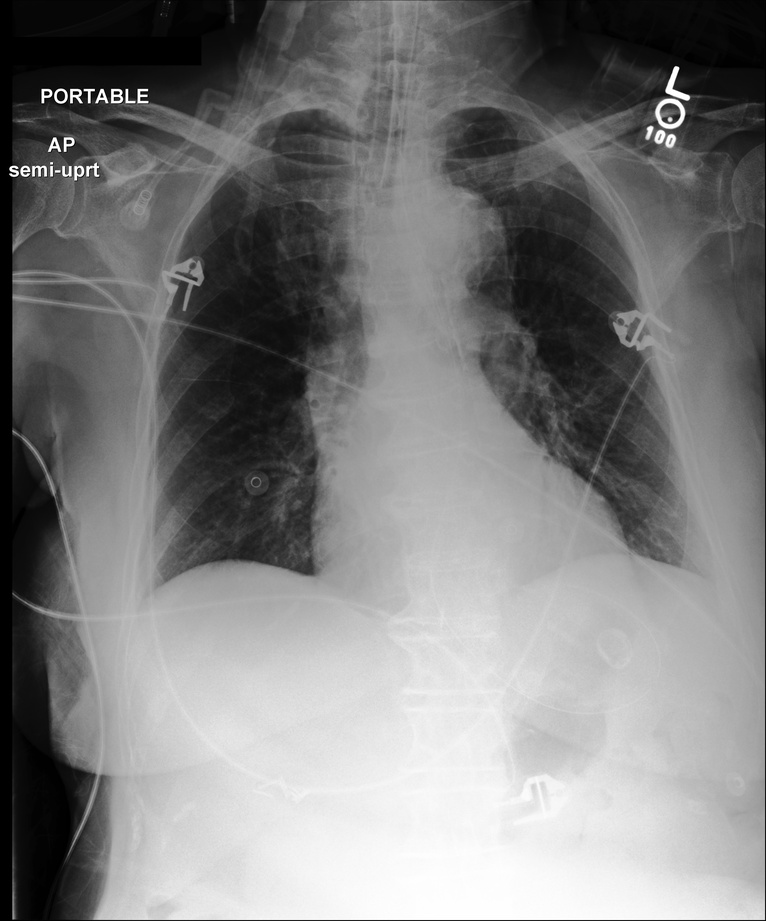
#> input picture 27cvpr/ppt/scripts/appendix_fig1_v1/assets/case_a_current_cxr.jpg, 766 x 921 px, shrunk from 2544 x 3056 before the run
$ python build.py
#> lines starting #> are read from the running program, lines starting #| are printed output that depends on the picture
from __future__ import annotations

import argparse
from pathlib import Path

import matplotlib.pyplot as plt
import numpy as np
from matplotlib.lines import Line2D
from matplotlib.patches import FancyArrowPatch, Rectangle
from PIL import Image


SCRIPT_DIR = Path(__file__).resolve().parent
ASSETS = SCRIPT_DIR / "assets"
DEFAULT_OUTPUT = SCRIPT_DIR.parents[1] / "ppt" / "appendix_fig1_v1.pdf"

PAGE_WIDTH = 7
PAGE_HEIGHT = 5

INK = "#111827"
SECONDARY = "#4B5563"
ACCENT = "#244C6F"
RULE = "#C7CDD4"


def rule(fig, x1, y1, x2, y2, width=0.65):
    fig.add_artist(
        Line2D(
            [x1, x2],
            [y1, y2],
            transform=fig.transFigure,
            color=RULE,
            linewidth=width,
            solid_capstyle="butt",
        )
    )


def arrow(fig, x1, x2, y, note=None):
    fig.add_artist(
        FancyArrowPatch(
            (x1, y),
            (x2, y),
            transform=fig.transFigure,
            arrowstyle="-|>",
            mutation_scale=8,
            linewidth=0.9,
            color=ACCENT,
        )
    )
    if note:
        fig.text(
            (x1 + x2) / 2,
            y + 0.018,
            note,
            ha="center",
            va="bottom",
            fontsize=5.4,
            linespacing=1.1,
            color=SECONDARY,
        )


def crop_to_panel(image_path: Path, panel_aspect: float, focus_y=0.43):
#> called with panel_aspect = 1.09, focus_y = 0.43
    image = np.asarray(Image.open(image_path).convert("L"))
#> image is the input picture: shape (921, 766); min 0, max 255, mean 124.8
    image_aspect = image.shape[1] / image.shape[0]
#> image_aspect = 0.832

    if image_aspect > panel_aspect:
        crop_width = int(round(image.shape[0] * panel_aspect))
        left = max(0, (image.shape[1] - crop_width) // 2)
        return image[:, left : left + crop_width]

    crop_height = int(round(image.shape[1] / panel_aspect))
#> crop_height = 701
    center = int(round(image.shape[0] * focus_y))
#> center = 396
    top = min(max(0, center - crop_height // 2), image.shape[0] - crop_height)
#> top = 46
    return image[top : top + crop_height, :]
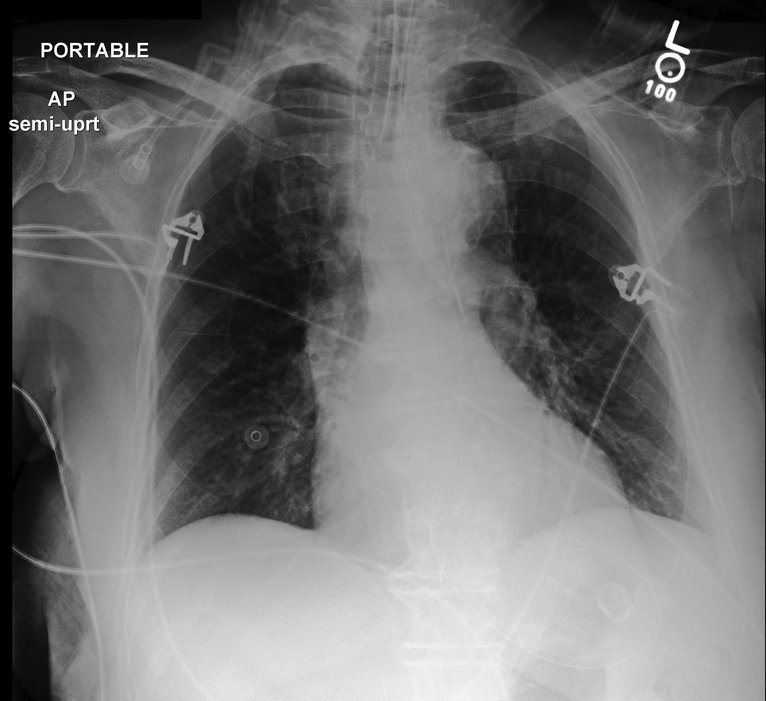
#> returned value: shape (701, 766); min 0, max 255, mean 112.6


def radiograph(fig, image_path: Path, x, y, width, height):
    panel_aspect = (width * PAGE_WIDTH) / (height * PAGE_HEIGHT)
    image = crop_to_panel(image_path, panel_aspect)
    ax = fig.add_axes([x, y, width, height], zorder=2)
    ax.imshow(image, cmap="gray", vmin=0, vmax=255, interpolation="lanczos", aspect="auto")
    ax.set_axis_off()
    fig.add_artist(
        Rectangle(
            (x, y),
            width,
            height,
            transform=fig.transFigure,
            fill=False,
            edgecolor="#9CA3AF",
            linewidth=0.45,
            zorder=3,
        )
    )


def section_header(fig, x, y, width, label, title, metadata):
    fig.text(x, y, label, ha="left", va="center", fontsize=9.4, fontweight="bold", color=INK)
    fig.text(x + 0.030, y, title, ha="left", va="center", fontsize=8.3, color=INK)
    fig.text(
        x + width,
        y,
        metadata,
        ha="right",
        va="center",
        fontsize=6.5,
        color=SECONDARY,
    )
    rule(fig, x, y - 0.021, x + width, y - 0.021)


def panel(fig, image_path: Path, x, y, width, height, time_label, report, report_size=6.7):
    fig.text(
        x,
        y + height + 0.012,
        time_label,
        ha="left",
        va="bottom",
        fontsize=7.2,
        fontweight="bold",
        color=ACCENT,
    )
    radiograph(fig, image_path, x, y, width, height)
    fig.text(
        x,
        y - 0.018,
        report,
        ha="left",
        va="top",
        fontsize=report_size,
        linespacing=1.22,
        color=SECONDARY,
    )


def build(output: Path):
    plt.rcParams.update(
        {
            "font.family": "Arial",
            "pdf.fonttype": 42,
            "axes.unicode_minus": False,
        }
    )
    fig = plt.figure(figsize=(PAGE_WIDTH, PAGE_HEIGHT), facecolor="white")

    margin = 0.030
    group_gap = 0.035
    group_width = (1 - 2 * margin - group_gap) / 2
    pair_gap = 0.023
    pair_width = (group_width - pair_gap) / 2

    top_cases = [
        {
            "x": margin,
            "label": "A",
            "title": "Clear interval change",
            "metadata": "20.1 h  ·  horizon 0–24 h  ·  SICU",
            "images": (
                ASSETS / "case_a_current_cxr.jpg",
                ASSETS / "case_a_observed_followup_cxr.jpg",
            ),
            "times": ("Current  ·  t0", "Observed follow-up  ·  t1"),
            "reports": (
                "Mild cardiomegaly; no edema,\neffusion, pneumonia, or\npneumothorax.",
                "Moderate cardiomegaly with\npulmonary edema; small right\npleural effusion.",
            ),
        },
        {
            "x": margin + group_width + group_gap,
            "label": "B",
            "title": "Stable follow-up",
            "metadata": "24.0 h  ·  horizon 0–24 h  ·  SICU",
            "images": (
                ASSETS / "case_b_current_cxr.jpg",
                ASSETS / "case_b_observed_followup_cxr.jpg",
            ),
            "times": ("Current  ·  t0", "Observed follow-up  ·  t1"),
            "reports": (
                "Bibasal pleural effusions with\ncompressive atelectasis.",
                "Little interval change; bibasal\neffusions and atelectasis persist.",
            ),
        },
    ]

    header_y = 0.963
    image_y = 0.625
    image_height = 0.275

    for case in top_cases:
        x = case["x"]
        section_header(
            fig,
            x,
            header_y,
            group_width,
            case["label"],
            case["title"],
            case["metadata"],
        )
        right_x = x + pair_width + pair_gap
        panel(
            fig,
            case["images"][0],
            x,
            image_y,
            pair_width,
            image_height,
            case["times"][0],
            case["reports"][0],
        )
        panel(
            fig,
            case["images"][1],
            right_x,
            image_y,
            pair_width,
            image_height,
            case["times"][1],
            case["reports"][1],
        )
#> call 2 of crop_to_panel, with panel_aspect = 1.09, focus_y = 0.43
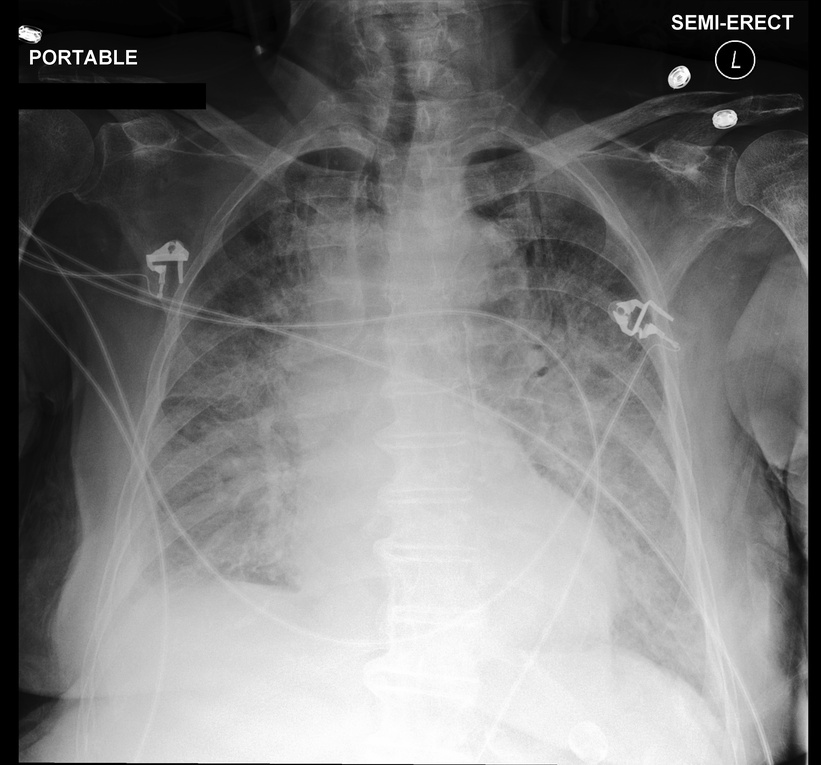
#> input picture 27cvpr/ppt/scripts/appendix_fig1_v1/assets/case_a_observed_followup_cxr.jpg, 821 x 765 px, shrunk from 2726 x 2539 before the run
#> in crop_to_panel, image is the input picture: shape (765, 821); min 0, max 255, mean 122
#> in crop_to_panel (call 2), `return image[top : top + crop_height, :]`:
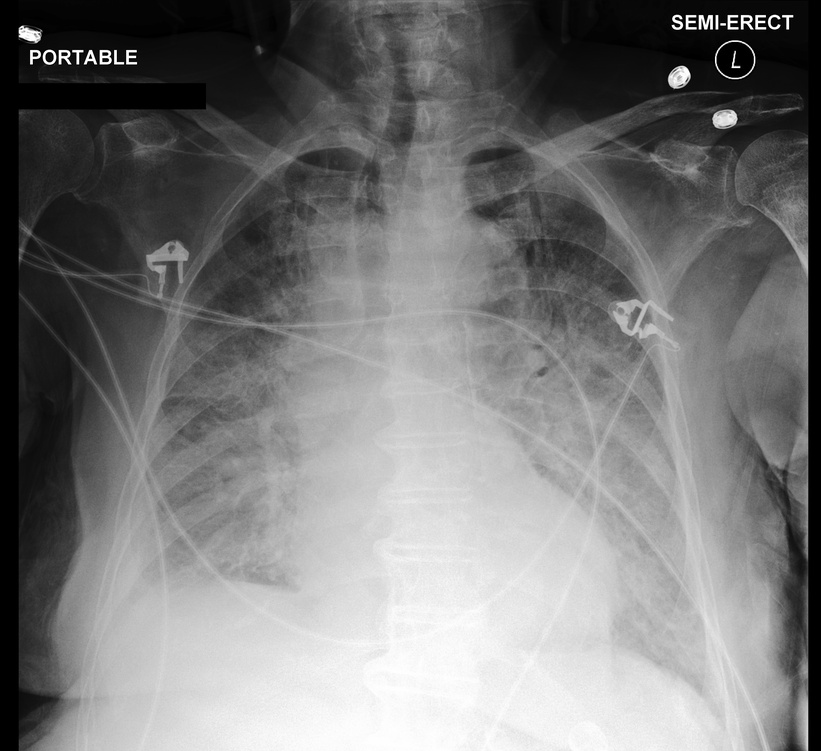
#> returned value: shape (751, 821); min 0, max 255, mean 120.6
        arrow(fig, x + pair_width + 0.004, right_x - 0.004, image_y + image_height / 2)
#> pass 2 of the loop in build, `for case in top_cases:`:
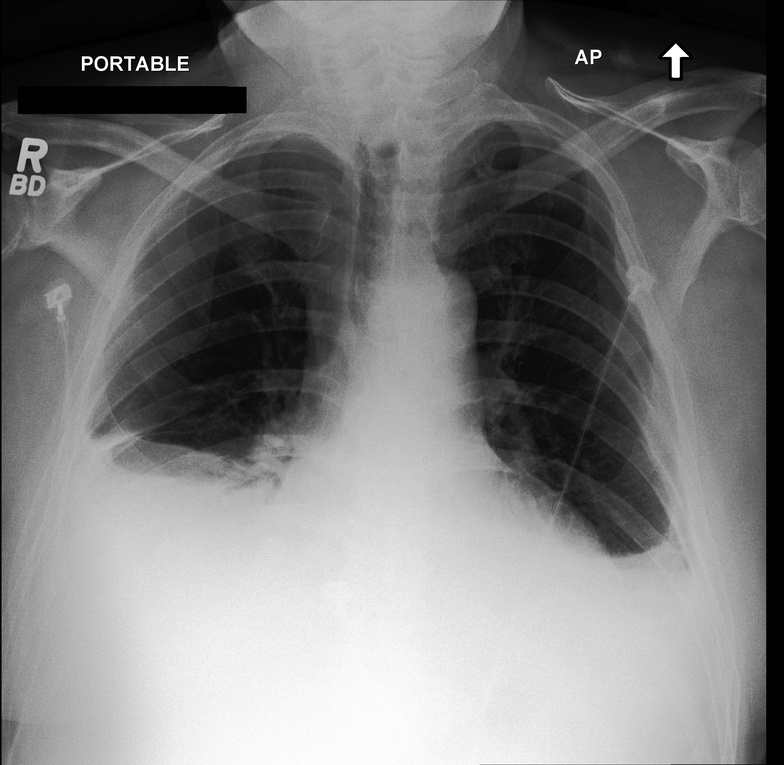
#> input picture 27cvpr/ppt/scripts/appendix_fig1_v1/assets/case_b_current_cxr.jpg, 784 x 765 px, shrunk from 2604 x 2539 before the run
#> in crop_to_panel, image is the input picture: shape (765, 784); min 0, max 255, mean 123.6

    rule(fig, 0.500, 0.535, 0.500, 0.982)
    rule(fig, margin, 0.515, 1 - margin, 0.515, width=0.85)

    section_header(
        fig,
        margin,
        0.487,
        1 - 2 * margin,
        "C",
        "Serial follow-up",
        "4 studies  ·  CCU → Vascular → Vascular → Vascular",
    )

    serial_gap = 0.026
    serial_width = (1 - 2 * margin - 3 * serial_gap) / 4
    serial_images = (
        ASSETS / "case_c_t0.jpg",
        ASSETS / "case_c_t1.jpg",
        ASSETS / "case_c_t2.jpg",
        ASSETS / "case_c_t3_observed_followup.jpg",
    )
    serial_times = ("t0", "t1  ·  +9.2 h", "t2  ·  +32.2 h", "t3  ·  +56.3 h")
    serial_reports = (
        "Interstitial edema; small right\neffusion; right pneumothorax\npoorly seen.",
        "Pigtail placed; small apical\npneumothorax persists;\nedema improves.",
        "No pneumothorax after catheter\nrevision; chronic fibrosis\nremains.",
        "No pneumothorax; chronic\nfibrosis; likely small right\neffusion.",
    )
    serial_y = 0.145
    serial_height = 0.285
    serial_x = []
    for index in range(4):
        x = margin + index * (serial_width + serial_gap)
        serial_x.append(x)
        panel(
            fig,
            serial_images[index],
            x,
            serial_y,
            serial_width,
            serial_height,
            serial_times[index],
            serial_reports[index],
            report_size=6.5,
        )
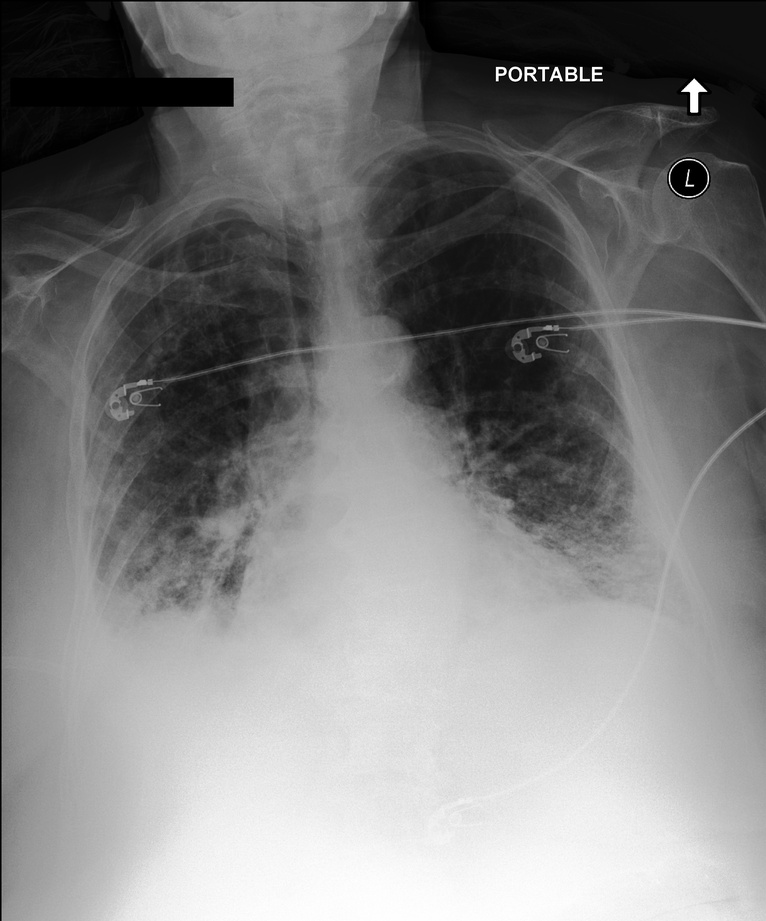
#> input picture 27cvpr/ppt/scripts/appendix_fig1_v1/assets/case_c_t0.jpg, 766 x 921 px, shrunk from 2544 x 3056 before the run
#> in crop_to_panel, image is the input picture: shape (921, 766); min 0, max 255, mean 126.4
#> in crop_to_panel (call 5), `return image[top : top + crop_height, :]`:
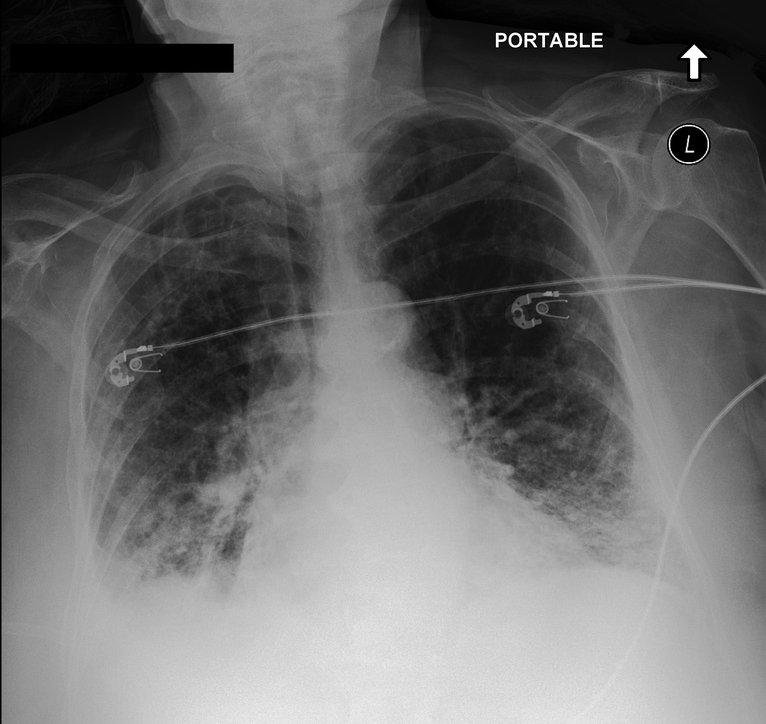
#> returned value: shape (724, 766); min 0, max 255, mean 108.5
#> pass 2 of the loop in build, `for index in range(4):`:
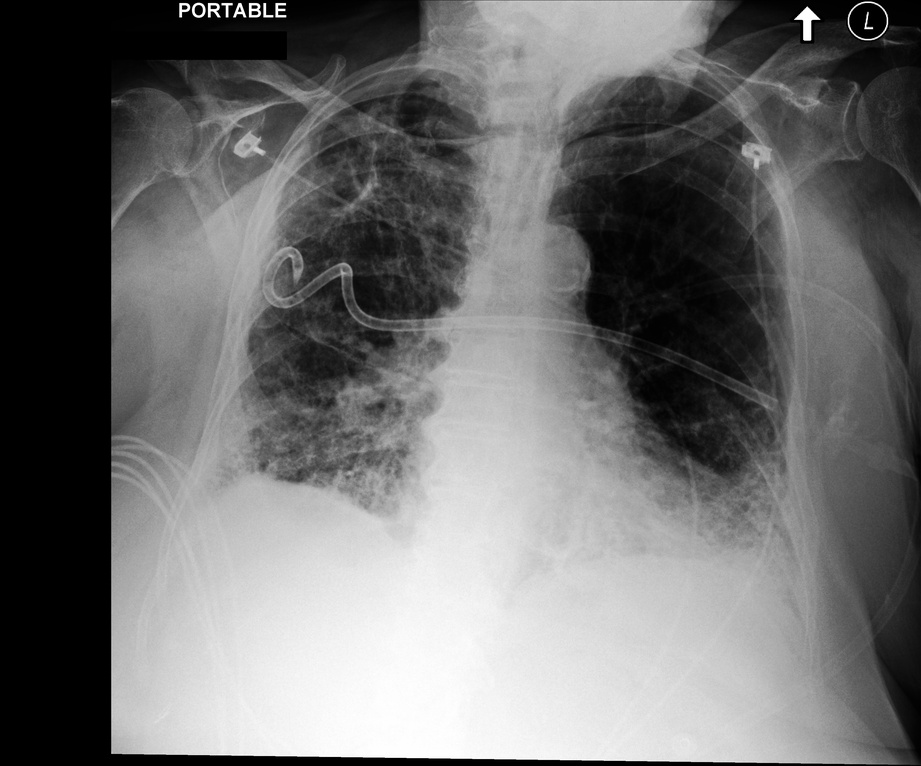
#> input picture 27cvpr/ppt/scripts/appendix_fig1_v1/assets/case_c_t1.jpg, 921 x 766 px, shrunk from 3056 x 2544 before the run
#> in crop_to_panel, image is the input picture: shape (766, 921); min 0, max 255, mean 110.5
#> in crop_to_panel (call 6), `return image[:, left : left + crop_width]`:
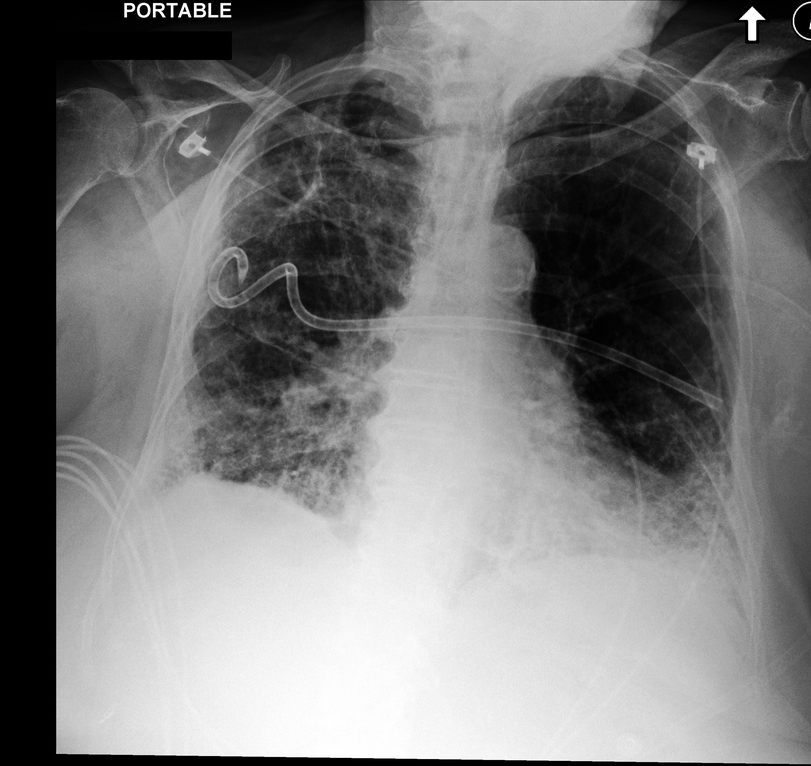
#> returned value: shape (766, 811); min 0, max 255, mean 122.3

    for index in range(3):
        arrow(
            fig,
            serial_x[index] + serial_width + 0.003,
            serial_x[index + 1] - 0.003,
            serial_y + serial_height / 2,
        )

    output.parent.mkdir(parents=True, exist_ok=True)
    fig.savefig(
        output,
        format="pdf",
        dpi=300,
        facecolor="white",
        metadata={"Title": "Longitudinal radiograph and report states"},
    )
    plt.close(fig)


def main():
    parser = argparse.ArgumentParser(description="Build appendix Figure 1 v1 as a conference-ready PDF.")
    parser.add_argument("--output", type=Path, default=DEFAULT_OUTPUT)
    args = parser.parse_args()
    build(args.output.resolve())


if __name__ == "__main__":
#> (the run stopped early here; a loop or call above may not have finished)
